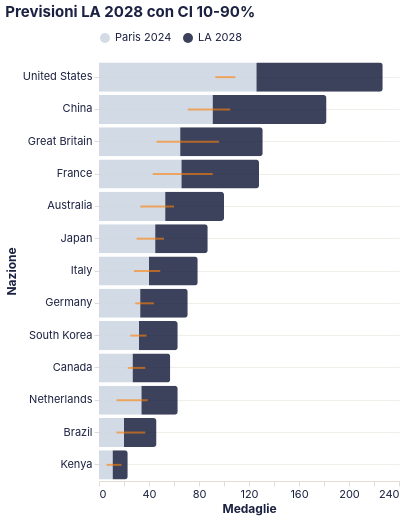

Vega-Lite specification stored for this chart:
### Vega-Lite specification from a JSON file in a GitHub repository (floating-point values rounded to 4 significant figures)
{"config": {"background": null, "view": {"stroke": null}, "title": {"font": "Inter, system-ui, -apple-system, BlinkMacSystemFont, 'Segoe UI', Roboto, sans-serif", "fontSize": 15, "fontWeight": "bold", "color": "#1b2140", "anchor": "start", "offset": 12}, "axis": {"labelFont": "Inter, system-ui, -apple-system, BlinkMacSystemFont, 'Segoe UI', Roboto, sans-serif", "titleFont": "Inter, system-ui, -apple-system, BlinkMacSystemFont, 'Segoe UI', Roboto, sans-serif", "labelFontSize": 11, "titleFontSize": 12, "titleFontWeight": "bold", "labelColor": "#1b2140", "titleColor": "#1b2140", "gridColor": "#e2ddd4", "gridOpacity": 0.5, "domainColor": "#e2ddd4", "tickColor": "#e2ddd4", "labelAngle": 0, "labelFontWeight": 400}, "axisY": {"grid": true, "domain": false}, "axisX": {"grid": false}, "legend": {"labelFont": "Inter, system-ui, -apple-system, BlinkMacSystemFont, 'Segoe UI', Roboto, sans-serif", "titleFont": "Inter, system-ui, -apple-system, BlinkMacSystemFont, 'Segoe UI', Roboto, sans-serif", "labelFontSize": 11, "titleFontSize": 12, "titleFontWeight": "bold", "labelColor": "#1b2140", "titleColor": "#1b2140", "orient": "top", "direction": "horizontal", "symbolType": "circle"}, "range": {"category": ["#1b2140", "#ff8009", "#9a0641", "#ffe34a", "#e7b6af", "#0088b0", "#e03830"], "ordinal": {"scheme": "blues"}, "heatmap": {"scheme": "blues"}, "ramp": {"scheme": "blues"}}, "bar": {"color": "#1b2140", "cornerRadiusTopRight": 3, "cornerRadiusBottomRight": 3}, "line": {"color": "#1b2140", "strokeWidth": 2.5}, "point": {"color": "#1b2140", "filled": true}, "circle": {"color": "#1b2140"}, "text": {"font": "Inter, system-ui, -apple-system, BlinkMacSystemFont, 'Segoe UI', Roboto, sans-serif", "fontSize": 11, "color": "#1b2140", "fontWeight": 400}, "arc": {"fill": "#1b2140"}, "area": {"fill": "#1b2140", "opacity": 0.5}}, "layer": [{"data": {"name": "data-c8d884a7dd1589ff96a10b51678dc029"}, "mark": {"type": "bar", "opacity": 0.85}, "encoding": {"color": {"field": "tipo", "scale": {"domain": ["Paris 2024", "LA 2028"], "range": ["#CBD5E1", "#1b2140"]}, "title": null, "type": "nominal"}, "tooltip": [{"field": "Nazione", "type": "nominal"}, {"field": "tipo", "type": "nominal"}, {"field": "val", "type": "quantitative"}], "x": {"field": "val", "title": "Medaglie", "type": "quantitative"}, "xOffset": {"field": "tipo", "type": "nominal"}, "y": {"field": "Nazione", "sort": ["United States", "China", "Great Britain", "France", "Australia", "Japan", "Italy", "Germany", "South Korea", "Canada", "Netherlands", "Brazil", "Kenya"], "type": "nominal"}}}, {"data": {"name": "data-793f6c9f36db952646d19f7d11e5e603"}, "mark": {"type": "rule", "color": "#ff8009", "opacity": 0.6, "strokeWidth": 2}, "encoding": {"x": {"field": "ci_l", "type": "quantitative"}, "x2": {"field": "ci_h"}, "y": {"field": "Nazione", "sort": ["United States", "China", "Great Britain", "France", "Australia", "Japan", "Italy", "Germany", "South Korea", "Canada", "Netherlands", "Brazil", "Kenya"], "type": "nominal"}}}], "height": 420, "title": "Previsioni LA 2028 con CI 10-90%", "width": "container", "$schema": "https://vega.github.io/schema/vega-lite/v6.4.1.json", "datasets": {"data-c8d884a7dd1589ff96a10b51678dc029": [{"Nazione": "United States", "tipo": "Paris 2024", "val": 126, "ci_l": 126, "ci_h": 126}, {"Nazione": "United States", "tipo": "LA 2028", "val": 101, "ci_l": 93, "ci_h": 109}, {"Nazione": "Great Britain", "tipo": "Paris 2024", "val": 65, "ci_l": 65, "ci_h": 65}, {"Nazione": "Great Britain", "tipo": "LA 2028", "val": 66, "ci_l": 46, "ci_h": 96}, {"Nazione": "China", "tipo": "Paris 2024", "val": 91, "ci_l": 91, "ci_h": 91}, {"Nazione": "China", "tipo": "LA 2028", "val": 91, "ci_l": 71, "ci_h": 105}, {"Nazione": "Australia", "tipo": "Paris 2024", "val": 53, "ci_l": 53, "ci_h": 53}, {"Nazione": "Australia", "tipo": "LA 2028", "val": 47, "ci_l": 33, "ci_h": 60}, {"Nazione": "France", "tipo": "Paris 2024", "val": 66, "ci_l": 66, "ci_h": 66}, {"Nazione": "France", "tipo": "LA 2028", "val": 62, "ci_l": 43, "ci_h": 91}, {"Nazione": "Netherlands", "tipo": "Paris 2024", "val": 34, "ci_l": 34, "ci_h": 34}, {"Nazione": "Netherlands", "tipo": "LA 2028", "val": 29, "ci_l": 14, "ci_h": 39}, {"Nazione": "Germany", "tipo": "Paris 2024", "val": 33, "ci_l": 33, "ci_h": 33}, {"Nazione": "Germany", "tipo": "LA 2028", "val": 38, "ci_l": 29, "ci_h": 44}, {"Nazione": "Japan", "tipo": "Paris 2024", "val": 45, "ci_l": 45, "ci_h": 45}, {"Nazione": "Japan", "tipo": "LA 2028", "val": 42, "ci_l": 30, "ci_h": 52}, {"Nazione": "Italy", "tipo": "Paris 2024", "val": 40, "ci_l": 40, "ci_h": 40}, {"Nazione": "Italy", "tipo": "LA 2028", "val": 39, "ci_l": 28, "ci_h": 49}, {"Nazione": "Canada", "tipo": "Paris 2024", "val": 27, "ci_l": 27, "ci_h": 27}, {"Nazione": "Canada", "tipo": "LA 2028", "val": 30, "ci_l": 23, "ci_h": 37}, {"Nazione": "South Korea", "tipo": "Paris 2024", "val": 32, "ci_l": 32, "ci_h": 32}, {"Nazione": "South Korea", "tipo": "LA 2028", "val": 31, "ci_l": 25, "ci_h": 38}, {"Nazione": "Brazil", "tipo": "Paris 2024", "val": 20, "ci_l": 20, "ci_h": 20}, {"Nazione": "Brazil", "tipo": "LA 2028", "val": 26, "ci_l": 14, "ci_h": 37}, {"Nazione": "Kenya", "tipo": "Paris 2024", "val": 11, "ci_l": 11, "ci_h": 11}, {"Nazione": "Kenya", "tipo": "LA 2028", "val": 12, "ci_l": 6, "ci_h": 18}], "data-793f6c9f36db952646d19f7d11e5e603": [{"Nazione": "United States", "tipo": "LA 2028", "val": 101, "ci_l": 93, "ci_h": 109}, {"Nazione": "Great Britain", "tipo": "LA 2028", "val": 66, "ci_l": 46, "ci_h": 96}, {"Nazione": "China", "tipo": "LA 2028", "val": 91, "ci_l": 71, "ci_h": 105}, {"Nazione": "Australia", "tipo": "LA 2028", "val": 47, "ci_l": 33, "ci_h": 60}, {"Nazione": "France", "tipo": "LA 2028", "val": 62, "ci_l": 43, "ci_h": 91}, {"Nazione": "Netherlands", "tipo": "LA 2028", "val": 29, "ci_l": 14, "ci_h": 39}, {"Nazione": "Germany", "tipo": "LA 2028", "val": 38, "ci_l": 29, "ci_h": 44}, {"Nazione": "Japan", "tipo": "LA 2028", "val": 42, "ci_l": 30, "ci_h": 52}, {"Nazione": "Italy", "tipo": "LA 2028", "val": 39, "ci_l": 28, "ci_h": 49}, {"Nazione": "Canada", "tipo": "LA 2028", "val": 30, "ci_l": 23, "ci_h": 37}, {"Nazione": "South Korea", "tipo": "LA 2028", "val": 31, "ci_l": 25, "ci_h": 38}, {"Nazione": "Brazil", "tipo": "LA 2028", "val": 26, "ci_l": 14, "ci_h": 37}, {"Nazione": "Kenya", "tipo": "LA 2028", "val": 12, "ci_l": 6, "ci_h": 18}]}}
